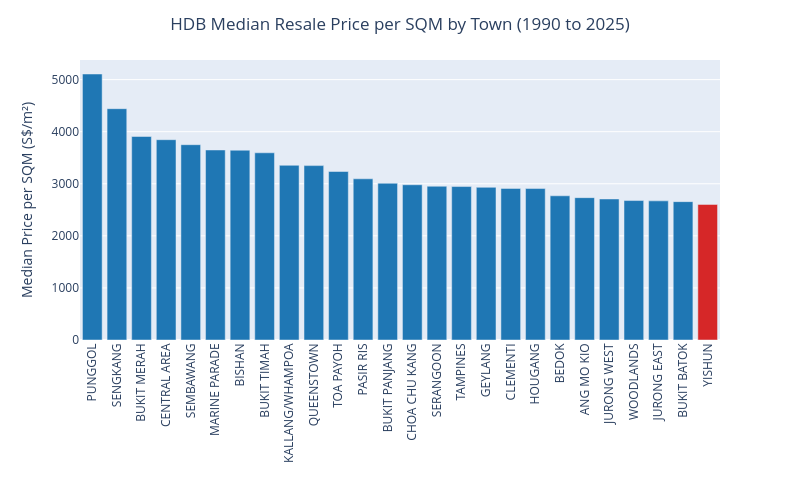

This figure's notebook cell:
### Code cell
median_pricepersqm_town['color'] = np.where(median_pricepersqm_town['town'] == 'YISHUN', 'red', 'blue')

# Bar plot of median resale price by town
fig2 = px.bar(median_pricepersqm_town,
              x = 'town',
              y = 'price_per_sqm',
              color = 'color',
              color_discrete_map = {'red': '#d62728', 'blue': '#1f77b4'},
              width = 800, 
              height = 500)

fig2.update_layout(title = {'text' : 'HDB Median Resale Price per SQM by Town (1990 to 2025)', 'x' : 0.5, 'xanchor' : 'center'}, 
                   xaxis = {'categoryorder' : 'array', 'categoryarray': median_pricepersqm_town['town']},
                   xaxis_title_text = '', 
                   yaxis_title_text = 'Median Price per SQM (S$/m²)',
                   showlegend = False)

fig2.update_xaxes(tickangle = -90)

fig2.update_traces(hovertemplate ='Town: %{x}<br>Median Price per SQM: S$%{y:.0f} per m²<br><extra></extra>')
fig2.show()

### Figure 1 — Plotly figure (JSON) as saved in the notebook; plotly's stock layout.template omitted (floating-point values rounded to 4 significant figures)
{"data": [{"alignmentgroup": "True", "hovertemplate": "Town: %{x}<br>Median Price per SQM: S$%{y:.0f} per m²<br><extra></extra>", "legendgroup": "blue", "marker": {"color": "#1f77b4", "pattern": {"shape": ""}}, "name": "blue", "offsetgroup": "blue", "orientation": "v", "showlegend": true, "textposition": "auto", "type": "bar", "x": ["PUNGGOL", "SENGKANG", "BUKIT MERAH", "CENTRAL AREA", "SEMBAWANG", "MARINE PARADE", "BISHAN", "BUKIT TIMAH", "KALLANG/WHAMPOA", "QUEENSTOWN", "TOA PAYOH", "PASIR RIS", "BUKIT PANJANG", "CHOA CHU KANG", "SERANGOON", "TAMPINES", "GEYLANG", "CLEMENTI", "HOUGANG", "BEDOK", "ANG MO KIO", "JURONG WEST", "WOODLANDS", "JURONG EAST", "BUKIT BATOK"], "xaxis": "x", "y": [5108.0, 4442.0, 3908.0, 3846.0, 3750, 3649.0, 3645.0, 3595.0, 3354.0, 3348.0, 3235.0, 3095.0, 3010.0, 2981.0, 2952.0, 2947.0, 2932.0, 2910.0, 2908.0, 2769.0, 2733.0, 2708.0, 2677.0, 2672.0, 2657.0], "yaxis": "y"}, {"alignmentgroup": "True", "hovertemplate": "Town: %{x}<br>Median Price per SQM: S$%{y:.0f} per m²<br><extra></extra>", "legendgroup": "red", "marker": {"color": "#d62728", "pattern": {"shape": ""}}, "name": "red", "offsetgroup": "red", "orientation": "v", "showlegend": true, "textposition": "auto", "type": "bar", "x": ["YISHUN"], "xaxis": "x", "y": [2603.0], "yaxis": "y"}], "layout": {"barmode": "relative", "height": 500, "legend": {"title": {"text": "color"}, "tracegroupgap": 0}, "margin": {"t": 60}, "showlegend": false, "title": {"text": "HDB Median Resale Price per SQM by Town (1990 to 2025)", "x": 0.5, "xanchor": "center"}, "width": 800, "xaxis": {"anchor": "y", "categoryarray": ["PUNGGOL", "SENGKANG", "BUKIT MERAH", "CENTRAL AREA", "SEMBAWANG", "MARINE PARADE", "BISHAN", "BUKIT TIMAH", "KALLANG/WHAMPOA", "QUEENSTOWN", "TOA PAYOH", "PASIR RIS", "BUKIT PANJANG", "CHOA CHU KANG", "SERANGOON", "TAMPINES", "GEYLANG", "CLEMENTI", "HOUGANG", "BEDOK", "ANG MO KIO", "JURONG WEST", "WOODLANDS", "JURONG EAST", "BUKIT BATOK", "YISHUN"], "categoryorder": "array", "domain": [0, 1], "tickangle": -90, "title": {"text": ""}}, "yaxis": {"anchor": "x", "domain": [0, 1], "title": {"text": "Median Price per SQM (S$/m²)"}}}}
